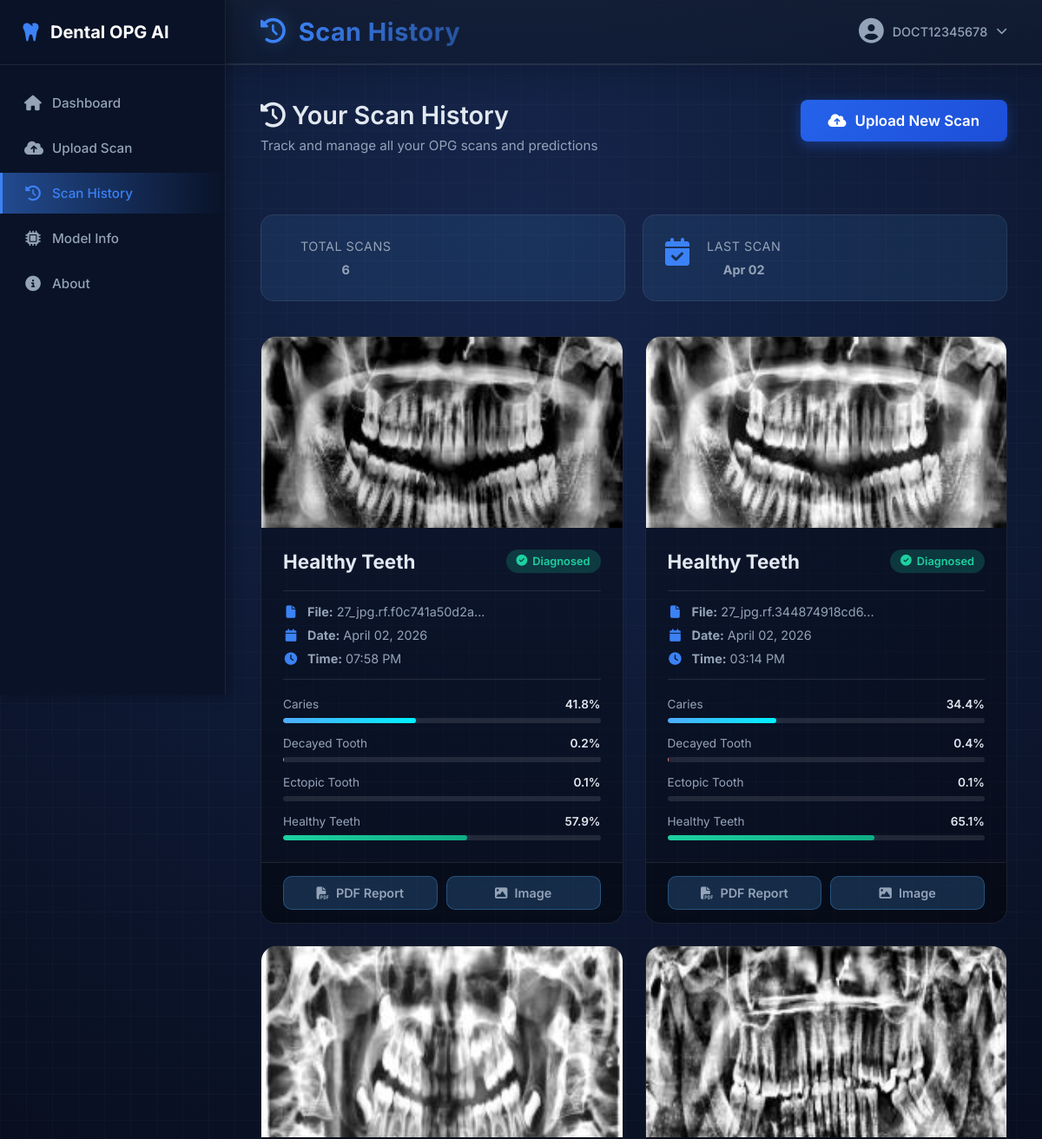
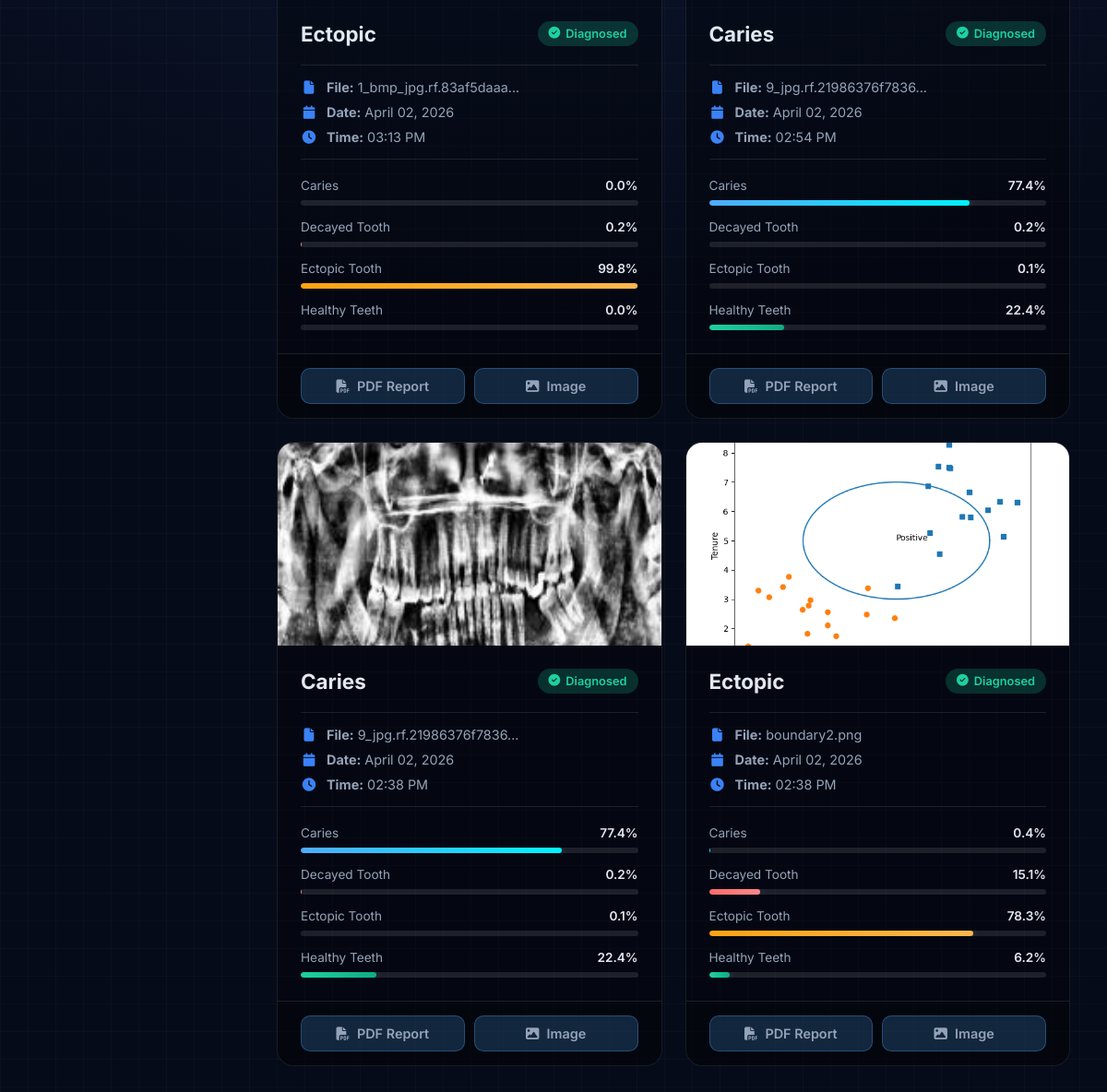
Page /scan-history (signed in) on the committed database (2 pictures, top to bottom).
### app.py (models this page shows)
class User(UserMixin, db.Model):
    id = db.Column(db.Integer, primary_key=True)
    username = db.Column(db.String(80), unique=True, nullable=False)
    mobile = db.Column(db.String(20), unique=True, nullable=False)
    password = db.Column(db.String(255), nullable=False)
    scans = db.relationship('ScanHistory', backref='user', lazy=True, cascade='all, delete-orphan')

class ScanHistory(db.Model):
    id = db.Column(db.Integer, primary_key=True)
    user_id = db.Column(db.Integer, db.ForeignKey('user.id'), nullable=False)
    filename = db.Column(db.String(255), nullable=False)
    prediction = db.Column(db.String(80), nullable=False)
    timestamp = db.Column(db.DateTime, default=datetime.now)
    image_path = db.Column(db.String(255), nullable=False)
    caries_prob = db.Column(db.Float, default=0.0)
    decayed_prob = db.Column(db.Float, default=0.0)
    ectopic_prob = db.Column(db.Float, default=0.0)
    healthy_prob = db.Column(db.Float, default=0.0)

### app.py (the view)
@app.route('/scan-history', methods=['GET'])
@login_required
def scan_history():
    scans = ScanHistory.query.filter_by(user_id=current_user.id).order_by(ScanHistory.timestamp.desc()).all()
    return render_template('scan_history.html', scans=scans)

### app.py (called while the page is built)
@app.after_request
def add_header(response):
    response.headers['Cache-Control'] = 'no-store, no-cache, must-revalidate, max-age=0'
    response.headers['Pragma'] = 'no-cache'
    response.headers['Expires'] = '0'
    return response

@login_manager.user_loader
def load_user(user_id):
    return User.query.get(int(user_id))

### templates/scan_history.html (shortened to what this page needs)
<!DOCTYPE html>
<html lang="en">
<head>
    <link rel="stylesheet" href="https://cdnjs.cloudflare.com/ajax/libs/font-awesome/6.4.0/css/all.min.css">
    <link rel="stylesheet" href="{{ url_for('static', filename='index.css') }}">
</head>
<body>
<div class="app-container">
    <aside class="sidebar">
        <div class="sidebar-header">
            <i class="fa-solid fa-tooth"></i>
            <span>Dental OPG AI</span>
        </div>
        <nav class="sidebar-nav">
            <a href="/" class="nav-link {% if request.path == '/' %}active{% endif %}">
                <i class="fa-solid fa-house"></i> Dashboard
            </a>
            <a href="/upload" class="nav-link {% if request.path.startswith('/upload') %}active{% endif %}">
                <i class="fa-solid fa-cloud-arrow-up"></i> Upload Scan
            </a>
            <a href="/scan-history" class="nav-link {% if request.path == '/scan-history' %}active{% endif %}">
                <i class="fa-solid fa-history"></i> Scan History
            </a>
            <a href="/model-info" class="nav-link {% if request.path == '/model-info' %}active{% endif %}">
                <i class="fa-solid fa-microchip"></i> Model Info
            </a>
            <a href="/about" class="nav-link {% if request.path == '/about' %}active{% endif %}">
                <i class="fa-solid fa-circle-info"></i> About
            </a>
        </nav>
    </aside>
    <main class="main-content">
        <header class="topbar">
            <div class="page-title">
                <i class="fa-solid fa-history" style="color: var(--accent); font-size: 1.8rem;"></i>
                <h2>Scan History</h2>
            </div>
            <div class="user-profile">
                <div class="profile-dropdown">
                    <div class="profile-info" onclick="toggleProfileMenu()">
                        <i class="fa-solid fa-circle-user"></i>
                        <span class="username">{{ current_user.username }}</span>
                        <i class="fa-solid fa-chevron-down" style="font-size: 0.8rem;"></i>
                    </div>
                </div>
            </div>
        </header>
        <div class="content-area">
            <section class="tab-content active-tab">
                <div class="scan-history-header">
                    <div>
                        <h2><i class="fa-solid fa-history"></i> Your Scan History</h2>
                        <p class="section-desc">Track and manage all your OPG scans and predictions</p>
                    </div>
                    <a href="/upload" class="btn-primary" style="text-decoration: none; display: inline-flex; align-items: center; gap: 10px;">
                        <i class="fa-solid fa-cloud-arrow-up"></i> Upload New Scan
                    </a>
                </div>
                {% if scans %}
                <div class="scan-history-stats">
                    <div class="stat-card">
                        <div>
                            <p class="stat-label">Total Scans</p>
                            <p class="stat-value">{{ scans|length }}</p>
                        </div>
                    </div>
                    <div class="stat-card">
                        <i class="fa-solid fa-calendar-check"></i>
                        <div>
                            <p class="stat-label">Last Scan</p>
                            <p class="stat-value">{{ scans[0].timestamp.strftime('%b %d') }}</p>
                        </div>
                    </div>
                </div>
                <div class="scan-history-container">
                    {% for scan in scans %}
                    <div class="scan-card" data-scan-id="{{ scan.id }}">
                        <div class="scan-card-header">
                            <div class="scan-preview">
                            </div>
                        </div>
                        <div class="scan-card-body">
                            <div class="scan-prediction">
                                <h3>{{ scan.prediction }}</h3>
                                <div class="prediction-badge">
                                    <i class="fa-solid fa-check-circle"></i> Diagnosed
                                </div>
                            </div>
                            <div class="scan-metadata">
                                <div class="meta-item">
                                    <i class="fa-solid fa-file"></i>
                                    <span><strong>File:</strong> {{ scan.filename|truncate(25) }}</span>
                                </div>
                                <div class="meta-item">
                                    <i class="fa-solid fa-calendar"></i>
                                    <span><strong>Date:</strong> {{ scan.timestamp.strftime('%B %d, %Y') }}</span>
                                </div>
                                <div class="meta-item">
                                    <i class="fa-solid fa-clock"></i>
                                    <span><strong>Time:</strong> {{ scan.timestamp.strftime('%I:%M %p') }}</span>
                                </div>
                            </div>
                            <div class="confidence-scores">
                                <div class="score-item">
                                    <div class="score-header">
                                        <span>Caries</span>
                                        <span class="score-percent">{{ "%.1f"|format(scan.caries_prob) }}%</span>
                                    </div>
                                    <div class="score-bar">
                                        <div class="score-fill" style="width: {{ scan.caries_prob }}%; background: linear-gradient(90deg, #4facfe, #00f2fe);"></div>
                                    </div>
                                </div>
                                <div class="score-item">
                                    <div class="score-header">
                                        <span>Decayed Tooth</span>
                                        <span class="score-percent">{{ "%.1f"|format(scan.decayed_prob) }}%</span>
                                    </div>
                                    <div class="score-bar">
                                        <div class="score-fill" style="width: {{ scan.decayed_prob }}%; background: linear-gradient(90deg, #ff6b6b, #ff8787);"></div>
                                    </div>
                                </div>
                                <div class="score-item">
                                    <div class="score-header">
                                        <span>Ectopic Tooth</span>
                                        <span class="score-percent">{{ "%.1f"|format(scan.ectopic_prob) }}%</span>
                                    </div>
                                    <div class="score-bar">
                                        <div class="score-fill" style="width: {{ scan.ectopic_prob }}%; background: linear-gradient(90deg, #fca311, #ffb74d);"></div>
                                    </div>
                                </div>
                                <div class="score-item">
                                    <div class="score-header">
                                        <span>Healthy Teeth</span>
                                        <span class="score-percent">{{ "%.1f"|format(scan.healthy_prob) }}%</span>
                                    </div>
                                    <div class="score-bar">
                                        <div class="score-fill" style="width: {{ scan.healthy_prob }}%; background: linear-gradient(90deg, #1dd1a1, #10ac84);"></div>
                                    </div>
                                </div>
                            </div>
                        </div>
                        <div class="scan-card-footer">
                            <a href="/download-report/{{ scan.id }}" class="action-btn" title="Download PDF Report">
                                <i class="fa-solid fa-file-pdf"></i> PDF Report
                            </a>
                            <button class="action-btn" onclick="downloadImage('{{ scan.image_path }}', '{{ scan.filename }}')" title="Download Image">
                                <i class="fa-solid fa-image"></i> Image
                            </button>
                        </div>
                    </div>
                    {% endfor %}
                </div>
                {% endif %}
            </section>
        </div>
    </main>
</div>
</body>
</html>

### templates/scan_history.html (style rules this page uses)
.scan-history-header { display: flex; justify-content: space-between; align-items: flex-start; margin-bottom: 40px; gap: 20px; }
.scan-history-header h2 { margin: 0 0 8px 0; color: var(--text-primary); }
.scan-history-stats { display: grid; grid-template-columns: repeat(auto-fit, minmax(200px, 1fr)); gap: 20px; margin-bottom: 40px; }
.stat-card { background: rgba(79, 172, 254, 0.1); border: 1px solid var(--glass-border); border-radius: 15px; padding: 25px; display: flex; align-items: center; gap: 20px; backdrop-filter: blur(10px); transition: all 0.3s ease; }
.stat-card i { font-size: 2rem; color: var(--accent); }
.stat-label { color: var(--text-secondary); font-size: 0.85rem; margin: 0; text-transform: uppercase; letter-spacing: 0.5px; }
.stat-value { color: var(--text-primary); font-size: 1.8rem; font-weight: 700; margin: 5px 0 0 0; }
.scan-history-container { display: grid; grid-template-columns: repeat(auto-fill, minmax(350px, 1fr)); gap: 25px; }
.scan-card { background: rgba(0, 0, 0, 0.3); border: 1px solid var(--glass-border); border-radius: 18px; overflow: hidden; backdrop-filter: blur(10px); -webkit-backdrop-filter: blur(10px); transition: all 0.4s ease; display: flex; flex-direction: column; height: 100%; }
.scan-card-header { position: relative; overflow: hidden; }
.scan-preview { position: relative; width: 100%; height: 220px; overflow: hidden; background: linear-gradient(135deg, rgba(79, 172, 254, 0.1), rgba(0, 242, 254, 0.1)); }
.scan-card-body { padding: 25px; flex: 1; display: flex; flex-direction: column; gap: 20px; }
.scan-prediction { display: flex; align-items: center; justify-content: space-between; gap: 15px; }
.scan-prediction h3 { margin: 0; font-size: 1.4rem; color: var(--text-primary); }
.prediction-badge { background: rgba(29, 209, 161, 0.2); color: #1dd1a1; padding: 6px 12px; border-radius: 20px; font-size: 0.8rem; font-weight: 600; white-space: nowrap; display: flex; align-items: center; gap: 6px; }
.scan-metadata { display: flex; flex-direction: column; gap: 10px; border-top: 1px solid rgba(255, 255, 255, 0.1); border-bottom: 1px solid rgba(255, 255, 255, 0.1); padding: 15px 0; }
.meta-item { display: flex; align-items: center; gap: 10px; color: var(--text-secondary); font-size: 0.9rem; }
.meta-item i { color: var(--accent); width: 18px; text-align: center; }
.confidence-scores { display: flex; flex-direction: column; gap: 15px; }
.score-item { display: flex; flex-direction: column; gap: 8px; }
.score-header { display: flex; justify-content: space-between; font-size: 0.85rem; color: var(--text-secondary); }
.score-percent { font-weight: 600; color: var(--text-primary); }
.score-bar { height: 6px; background: rgba(255, 255, 255, 0.1); border-radius: 3px; overflow: hidden; }
.score-fill { height: 100%; border-radius: 3px; transition: width 0.6s ease; box-shadow: 0 0 10px rgba(79, 172, 254, 0.3); }
.scan-card-footer { display: flex; gap: 10px; padding: 15px 25px; border-top: 1px solid rgba(255, 255, 255, 0.1); background: rgba(0, 0, 0, 0.2); }
.action-btn { flex: 1; padding: 10px 15px; background: rgba(79, 172, 254, 0.2); border: 1px solid rgba(79, 172, 254, 0.3); border-radius: 10px; color: var(--text-secondary); cursor: pointer; transition: all 0.3s ease; font-size: 0.9rem; font-weight: 600; display: flex; align-items: center; justify-content: center; gap: 8px; text-decoration: none; }

### rows in the picture
User: username "DOCT12345678"
ScanHistory: timestamp "Apr 02", prediction "Healthy Teeth", filename "27_jpg.rf.f0c741a50d2a...", timestamp "April 02, 2026", timestamp "07:58 PM", caries_prob "41.8", decayed_prob "0.2", ectopic_prob "0.1", healthy_prob "57.9"
ScanHistory: prediction "Healthy Teeth", filename "27_jpg.rf.344874918cd6...", timestamp "April 02, 2026", timestamp "03:14 PM", caries_prob "34.4", decayed_prob "0.4", ectopic_prob "0.1", healthy_prob "65.1"
ScanHistory: prediction "Ectopic", filename "1_bmp_jpg.rf.83af5daaa...", timestamp "April 02, 2026", timestamp "03:13 PM", caries_prob "0.0", decayed_prob "0.2", ectopic_prob "99.8", healthy_prob "0.0"
ScanHistory: prediction "Caries", filename "9_jpg.rf.21986376f7836...", timestamp "April 02, 2026", timestamp "02:54 PM", caries_prob "77.4", decayed_prob "0.2", ectopic_prob "0.1", healthy_prob "22.4"
ScanHistory: prediction "Caries", filename "9_jpg.rf.21986376f7836...", timestamp "April 02, 2026", timestamp "02:38 PM", caries_prob "77.4", decayed_prob "0.2", ectopic_prob "0.1", healthy_prob "22.4"
ScanHistory: prediction "Ectopic", filename "boundary2.png", timestamp "April 02, 2026", timestamp "02:38 PM", caries_prob "0.4", decayed_prob "15.1", ectopic_prob "78.3", healthy_prob "6.2"

### other values in the picture
{{ scans|length }} "6"
